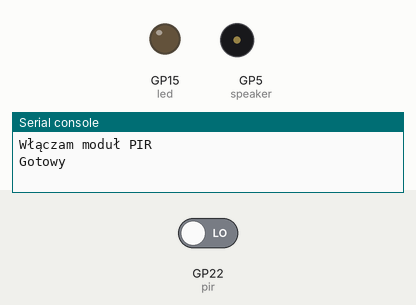
This program was run on a simulated Raspberry Pi Pico running MicroPython. On the bench: output pins drawn as LEDs (lit = HIGH), buzzer (waves = sounding), the last lines printed to the serial console. The inputs (shaded band) are chosen by the test bench; at power-on: GP22 (pir) LOW.

Above: at 2.2 s.
2.3 s: GP22 (pir) driven HIGH
At 3.05 s:
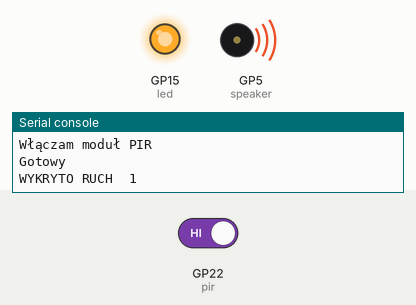
At 4.1 s:
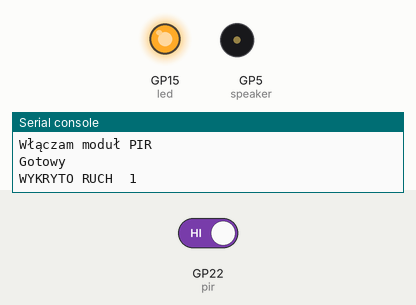
5.8 s: GP22 (pir) driven LOW
At 8.0 s:
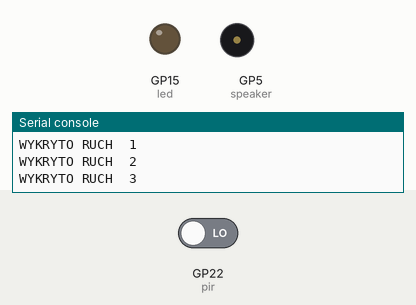
Timing chart, 0 to 9.5 s (numbered marks = the images above; inputs shaded):
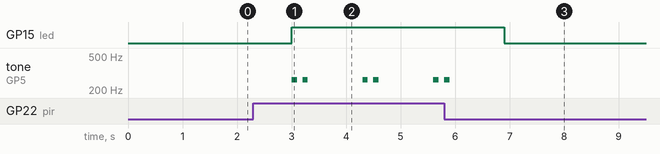

The program:

PIR.py
```python
from machine import Pin
from picozero import LED, Speaker
from time import sleep

pir = Pin(22, Pin.IN, Pin.PULL_DOWN)
led = LED(15)
speaker = Speaker(5)
n = 0

print('Włączam moduł PIR')
sleep(1)
print('Gotowy')

while True:
     if pir.value() == 1:
          n = n+1
          print('WYKRYTO RUCH ',n)
          led.on()
          speaker.play(262, 0.1) # 262 = note C4, 0.1 seconds
          sleep(0.1)
          speaker.play(262, 0.1) # 262 = note C4, 0.1 seconds
     sleep(1)
     led.off()
```

Measured:
- after the input at 2.3 s, GP15 (led): LOW → HIGH after 0.70 s; tone on GP5 (speaker): silent → 262 Hz after 0.70 s, then repeats every 1.3 s: silent 0.10 s, 262 Hz 0.10 s, silent 1.0 s, 262 Hz 0.10 s
- after the input at 5.8 s, GP15 (led): HIGH → LOW after 1.1 s; tone on GP5 (speaker): goes on until 5.9 s, then stays silent
